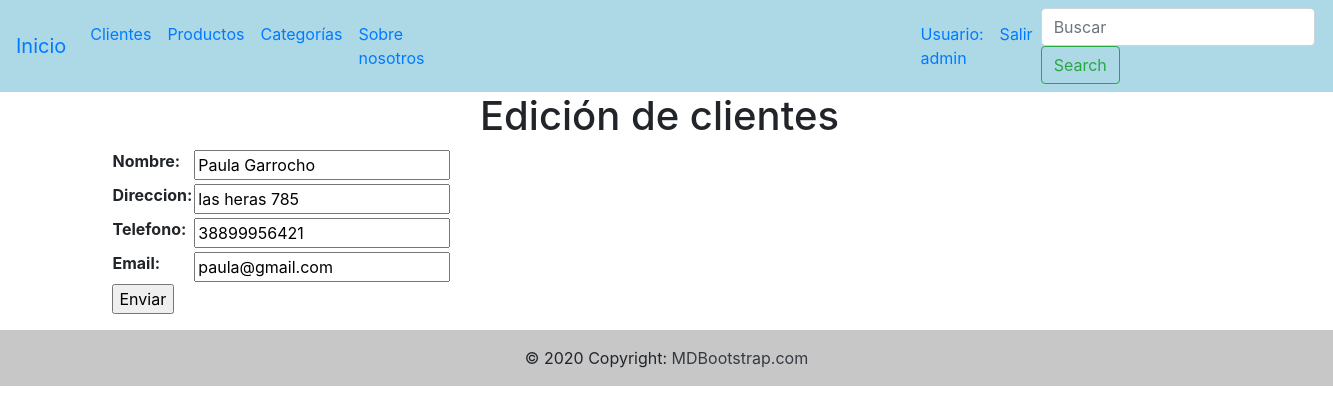
Page /cliente/editar_cliente/1/ (signed in) on the committed database.
### cliente/models.py (models this page shows, shortened)
class Cliente(models.Model):
    nombre=models.CharField(max_length=50)
    direccion=models.CharField(max_length=50)
    telefono=models.CharField(max_length=15)
    email=models.EmailField()
    created=models.DateTimeField(auto_now_add=True)
    class Meta:
        verbose_name="Cliente"
        verbose_name_plural="Clientes"

### cliente/views.py (the view)
# urls.py: path('editar_cliente/<int:pk>/', views.editar_cliente, name='editar_cliente'),
def editar_cliente(request, pk):
    if request.method == 'POST':
        form = Formulario_clientes(request.POST)
        if form.is_valid():
            cliente = Cliente.objects.get(id=pk)
            cliente.nombre = form.cleaned_data['nombre']
            cliente.direccion = form.cleaned_data['direccion']
            cliente.telefono = form.cleaned_data['telefono']
            cliente.email = form.cleaned_data['email']
            cliente.save()
            return redirect(lista_clientes)
    elif request.method == 'GET':
        cliente = Cliente.objects.get(id=pk)
        form = Formulario_clientes(initial={
                                        'nombre':cliente.nombre,
                                        'direccion':cliente.direccion,
                                        'telefono':cliente.telefono,
                                        'email':cliente.email})
        context = {'form':form}
        return render(request, 'cliente/editar_cliente.html', context=context)

### cliente/forms.py
class Formulario_clientes(forms.Form):
    nombre = forms.CharField(max_length=50)
    direccion = forms.CharField()
    telefono = forms.CharField(max_length=15)
    email = forms.EmailField()

### templates/cliente/editar_cliente.html (shortened to what this page needs)
{% extends 'base.html' %}
{% block contenido %}
<form action="" method="POST">
<h1 style="margin-left:30rem">Edición de clientes</h1>
<div class="container">
<table>
    {{form.as_table}}
</table>
</div>
<div class="container">
<p><input type="submit" value="Enviar"></p>
</div>
</form>
{% endblock %}

### templates/base.html (shortened to what this page needs)
<!DOCTYPE html>
<html lang="en">
<head>
    <link rel="stylesheet" href="https://cdn.jsdelivr.net/npm/bootstrap@4.6.1/dist/css/bootstrap.min.css"
>
</head>
<body>
    <nav class="navbar navbar-expand-lg navbar " style="background: lightblue;">
        <a class="navbar-brand" href="/">Inicio</a>
        <div class="collapse navbar-collapse" id="navbarSupportedContent">
            <ul class="navbar-nav mr-auto">
                <li class="nav-item active">
                    <a class="nav-link" href="/cliente/lista_clientes/">Clientes </a>
                </li>
                <li class="nav-item">
                    <a class="nav-link" href="/producto/lista_productos/">Productos</a>
                </li>
                <li class="nav-item">
                    <a class="nav-link" href="/categoria/categoria/">Categorías</a>
                </li>
                <li class="nav-item" style="margin-right: 30rem">
                    <a class="nav-link" href="/nosotros/">Sobre nosotros</a>
                </li>
                {% if request.user.is_authenticated %}
                <li class="nav-item">
                    <a class="nav-link">Usuario: {{user.username}}</a>
                </li>
                <li class="nav-item active">
                    <a class="nav-link" href="/usuario/salir/">Salir</a>
                </li>
                {% endif %}
            </ul>
            <form class="form-inline my-2 my-lg-0" action = "/cliente/buscar_cliente/" method = "GET">
                <input class="form-control mr-sm-2" type="text" placeholder="Buscar" aria-label="Search" name = 'buscar'>
                <button class="btn btn-outline-success my-2 my-sm-0" type="submit">Search</button>
            </form>
        </div>
    </nav>
    {% block contenido %}
    {% endblock %}
    <footer class="bg-light text-center text-lg-start">
        <div class="text-center p-3" style="background-color: rgba(0, 0, 0, 0.2);">
            © 2020 Copyright:
            <a class="text-dark" href="https://mdbootstrap.com/">MDBootstrap.com</a>
        </div>
    </footer>
</body>
</html>

### rows in the picture
Cliente: nombre "Paula Garrocho", direccion "las heras 785", telefono "38899956421", email "paula@gmail.com"

### other values in the picture
{{ user.username }} "admin"
